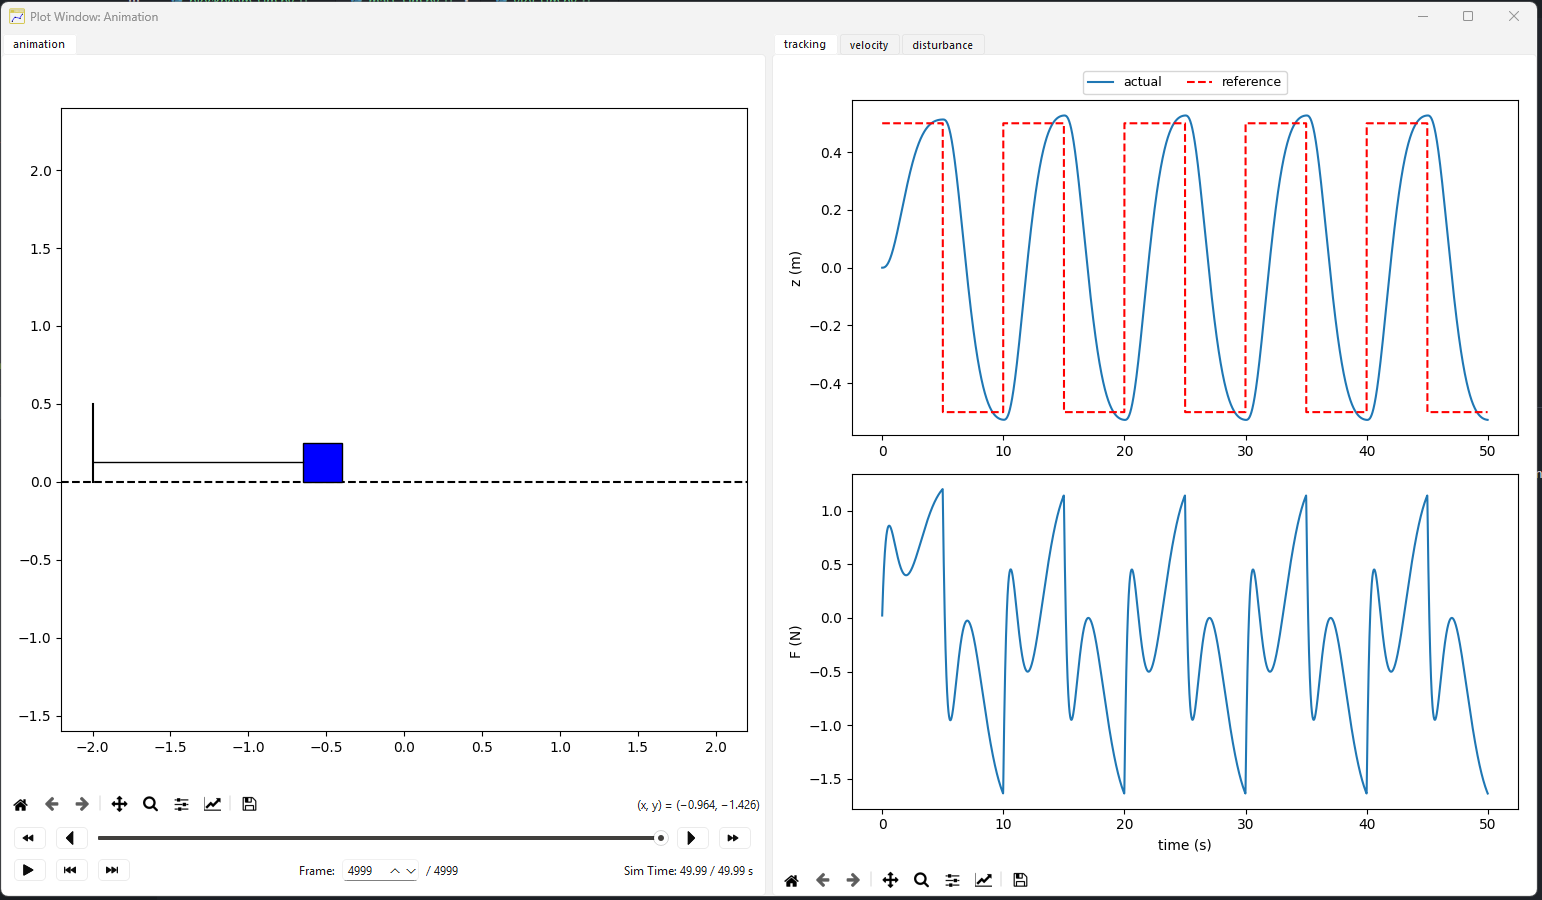

This figure's Python source:
import os
import sys

# Add src to path
sys.path.append(os.path.join(os.path.dirname(__file__), '..', 'src'))

# 3rd-party
import numpy as np

# local (controlbook)
from case_studies import D_mass, common

mass = D_mass.Dynamics()
controller = D_mass.ControllerSSI(separate_integrator=False)
z_ref = common.SignalGenerator(amplitude=0.5, frequency=0.1) # increased frequency
d_force = np.array([0.25])

time, x_hist, u_hist, r_hist, xhat_hist, d_hist, *_ = common.run_simulation(
    mass,
    [z_ref],
    controller,
    controller_input="state",
    input_disturbance=d_force,
    t_final=50, # increased time
    dt=D_mass.params.ts,
)

viz = D_mass.Visualizer(time, x_hist, u_hist, r_hist, xhat_hist, d_hist)
# viz.plot()
viz.animate()
